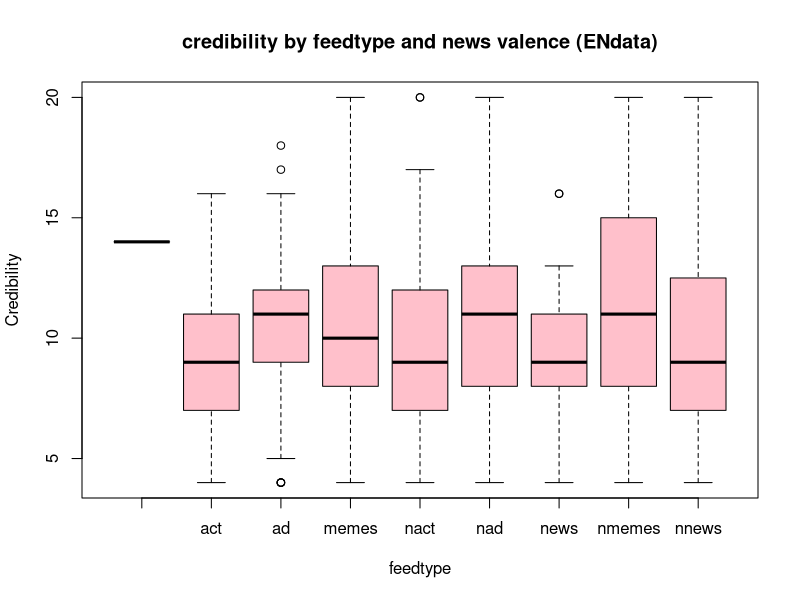
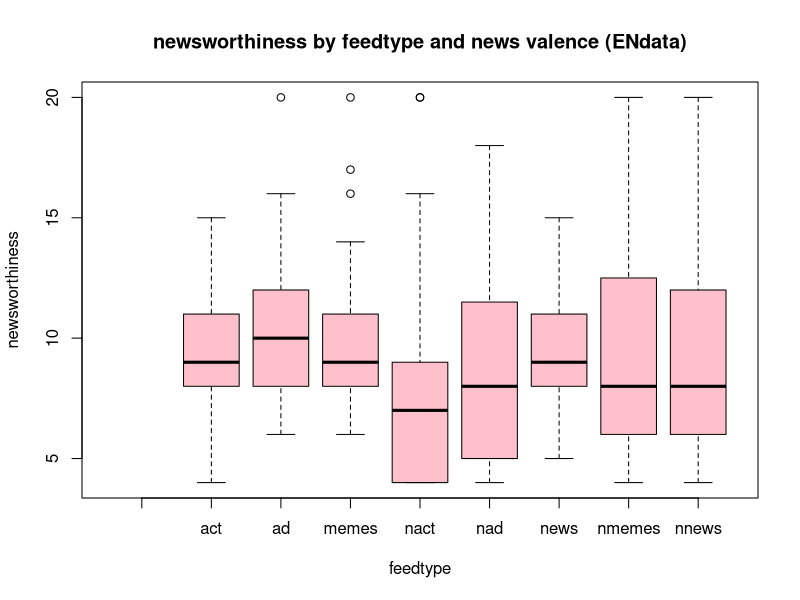
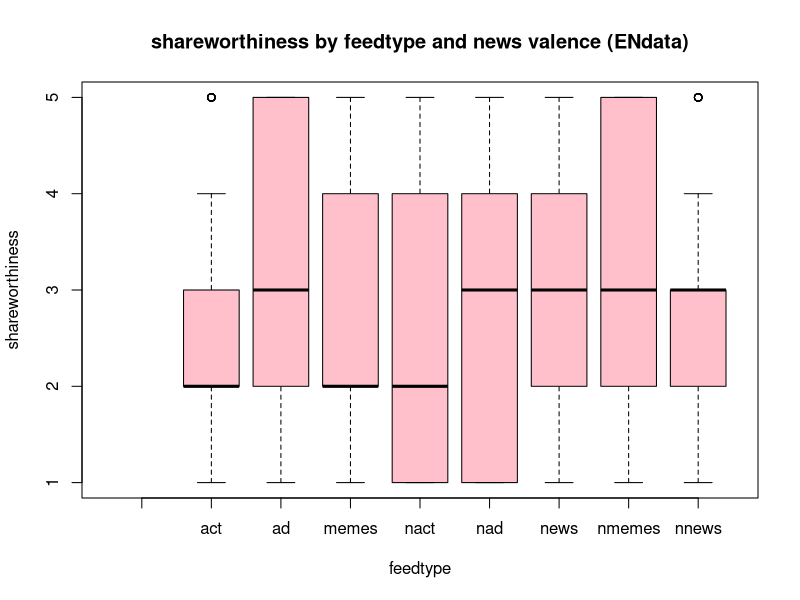

Generate these figures, in order, with R:
## ---- chunk 1
knitr::opts_chunk$set(echo = TRUE)
library(tidyverse)
## ---- chunk 2
english_data_filtered <- read.csv("ENdata_filtered_110123.csv")
# View(english_data_filtered)
## ---- chunk 3
english_data_filtered$feed_type <- factor(english_data_filtered$feed_type)
## ---- chunk 4
boxplot(Credibility_Total ~ feed_type,
data = english_data_filtered,
main = "credibility by feedtype and news valence (ENdata)",
xlab = "feedtype",ylab = "Credibility",
col = "pink",border = "black")


boxplot(newsworth_all ~ feed_type,
data = english_data_filtered,
main = "newsworthiness by feedtype and news valence (ENdata)",
xlab = "feedtype",ylab = "newsworthiness",
col = "pink",border = "black")


boxplot(share_all ~ feed_type,
data = english_data_filtered,
main = "shareworthiness by feedtype and news valence (ENdata)",
xlab = "feedtype",ylab = "shareworthiness",
col = "pink",border = "black")

## ---- chunk 5
model1 <- aov(NewsSharing_SM ~ feed_type, data = english_data_filtered)
summary(model1)
## ---- chunk 6
model2 <- aov(NewsCred_SMÂ. ~ feed_type, data = english_data_filtered)
summary(model2)
## ---- chunk 7
library(car)
leveneTest(Credibility_Total ~ feed_type, data = english_data_filtered)
## ---- chunk 8
library(car)
leveneTest(newsworth_all ~ feed_type, data = english_data_filtered)

## ---- chunk 9
library(car)
leveneTest(share_all ~ feed_type, data = english_data_filtered)
## ---- chunk 10
library(car)
ancova_model_credibility <- aov(Credibility_Total ~ feed_type + NewsSharing_SM + NewsCred_SMÂ., data = english_data_filtered)
Anova(ancova_model_credibility, type="III")
## ---- chunk 11
library(car)
ancova_model_newsworthiness <- aov(newsworth_all ~ feed_type + NewsSharing_SM + NewsCred_SMÂ., data = english_data_filtered)
Anova(ancova_model_newsworthiness, type="III")
## ---- chunk 12
library(car)
ancova_model_shareworthiness <- aov(share_all ~ feed_type + NewsSharing_SM + NewsCred_SMÂ., data = english_data_filtered)
Anova(ancova_model_shareworthiness, type="III")
## ---- chunk 13
# install.packages("multcomp")
library(multcomp)
postHocs <- glht(ancova_model_credibility, linfct = mcp(feed_type = "Tukey"))
summary(postHocs)
## ---- chunk 14
library(multcomp)
postHocs <- glht(ancova_model_newsworthiness, linfct = mcp(feed_type = "Tukey"))
summary(postHocs)
## ---- chunk 15
library(multcomp)
postHocs <- glht(ancova_model_shareworthiness, linfct = mcp(feed_type = "Tukey"))
summary(postHocs)
